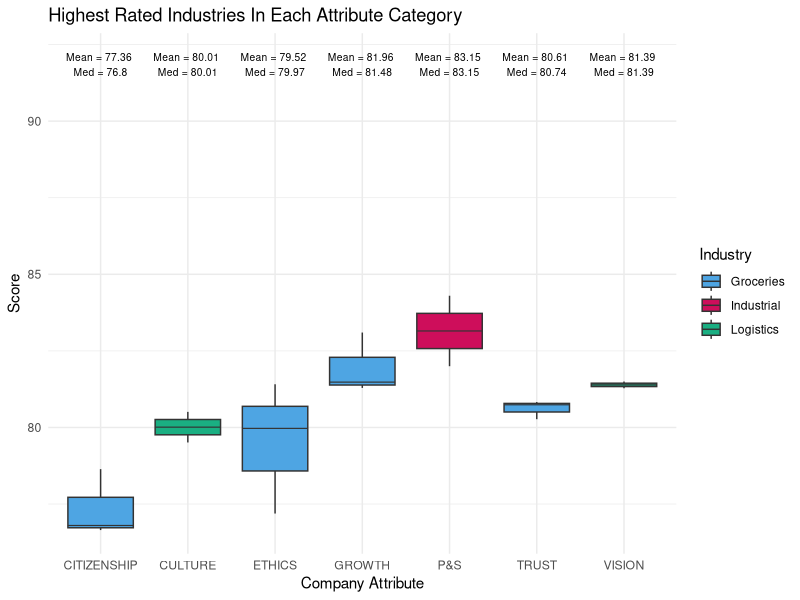
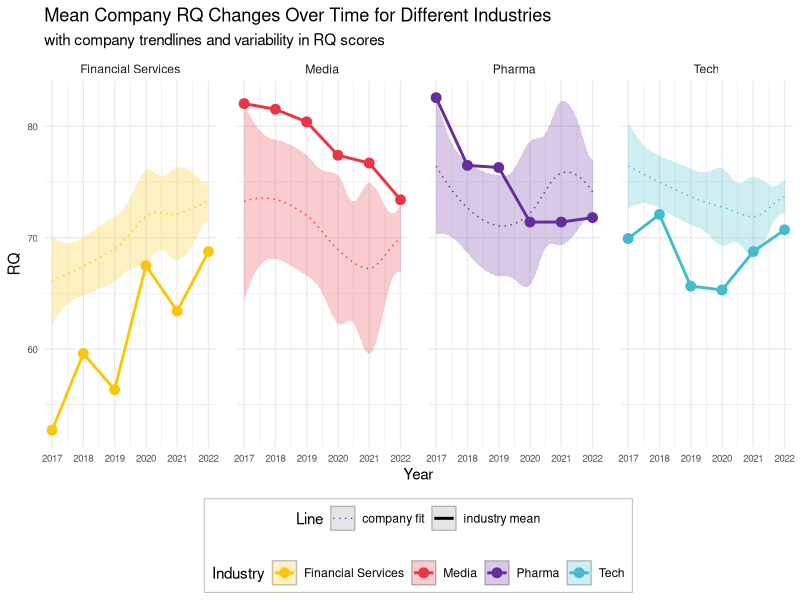

The R source for these figures, in order:
## ---- chunk 1
#| label: load-packages and data
#| include: false

library(tidyverse)

poll <- read.csv("data/polls.csv")
reputation <- read.csv("data/reputation.csv")
## ---- chunk 2
reputation1 <- reputation |>
  group_by(industry, name) |>
  mutate(avg_score = mean(score))
reputation2 <- reputation1 |>
  group_by(name) |>
  mutate(maxavg = max(avg_score))

#used to confirm which industries were the highest scored in each category
overview <- reputation1 |>
  group_by(name) |>
  slice(which.max(avg_score))

#creating dataframes for each attribute based on which industry had the highest average
citizenship <- reputation2 |>
  group_by(name) |>
  filter(name == "CITIZENSHIP" & avg_score == maxavg)
culture <- reputation2 |>
  group_by(name) |>
  filter(name == "CULTURE" & avg_score == maxavg)
ethics <- reputation2 |>
  group_by(name) |>
  filter(name == "ETHICS" & avg_score == maxavg)
growth <- reputation2 |>
  group_by(name) |>
  filter(name == "GROWTH" & avg_score == maxavg)
ps <- reputation2 |>
  group_by(name) |>
  filter(name == "P&S" & avg_score == maxavg)
trust <- reputation2 |>
  group_by(name) |>
  filter(name == "TRUST" & avg_score == maxavg)
vision <- reputation2 |>
  group_by(name) |>
  filter(name == "VISION" & avg_score == maxavg)

final <- rbind(citizenship, culture, ethics, growth, ps, trust, vision)

#making visualization
get_box_stats <- function(y, upper_limit = max(final$score) * 1.15) {
  return(data.frame(
    y = 0.95 * upper_limit,
    label = paste(
      "Mean =", round(mean(y), 2), "\n",
      "Med =", round(median(y), 2), "\n"
    )
  ))
}
ggplot(final, aes(x = name, y = score, fill = industry)) +
  geom_boxplot(fatten = 0.8) +
  labs(title = "Highest Rated Industries In Each Attribute Category", x = "Company Attribute", y = "Score", fill = "Industry") +
  scale_fill_manual(values = c("#4ea5e3", "#ce0e5b", "#1aaf82")) +
  stat_summary(fun.data = get_box_stats, geom = "text", hjust = 0.5, vjust = 0.9, size = 2.6) +
  theme_minimal() 
## ---- chunk 3
#| label: question 2 vizualization 2
#| message: false
#| warning: false

# data set with company, rq, and year for years before 2022
before22_poll <- poll |>
  select(company, rq, year, industry) |>
  drop_na(rq)

# data set with company, rq, and year for 2022
`2022_poll` <- poll |>
  select(company, `X2022_rq`) |>
  drop_na(`X2022_rq`) |>
  pivot_longer(
    cols = `X2022_rq`,
    names_to = "year",
    values_to = "rq"
  ) |>
  mutate(year = parse_number(year))

# combine into new dataset
new_poll <- full_join(before22_poll, `2022_poll`, by = c("company", "rq", "year"))

`17_rq` <- new_poll |>
  filter(year == 2017) |>
  select(company, rq) |>
  rename("start_rq" = "rq")

`22_rq` <- new_poll |>
  filter(year == 2022) |>
  select(company, rq) |>
  rename("end_rq" = "rq")

rq_change <- new_poll |>
  select(company, industry) |>
  distinct(company) |>
  right_join(`17_rq`, by = "company") |>
  right_join(`22_rq`, by = "company") |>
  mutate(rq_change = end_rq - start_rq) |>
  distinct(company, .keep_all = TRUE) |> 
  select(company, rq_change) |>
  drop_na(rq_change)

top3_rq <- rq_change |>
  arrange(rq_change) |>
  slice_head(n = 3)

last3_rq <- rq_change |>
  arrange(rq_change) |>
  slice_tail(n = 3)

companies <- c("Samsung", "Goldman Sachs", "Wells Fargo & Company",
               "Facebook", "Johnson & Johnson", "The Walt Disney Company")
industries <- c("Tech", "Media", "Pharma", "Financial Services")

line_data <- new_poll |> filter(company %in% companies) |>
    mutate(industry = case_when(company == "Samsung" ~ "Tech",
                                company == "The Walt Disney Company" ~ "Media",
                                company == "Johnson & Johnson" ~  "Pharma",
                                company == "Goldman Sachs" ~ "Financial Services",
                                company == "Wells Fargo & Company" ~ "Financial Services",
                                company == "Facebook" ~  "Tech")) |>
    group_by(industry, year) |>
    summarize(mean_rq = mean(rq), .groups = "drop")


  
new_poll <- new_poll |>
  mutate(industry = case_when(
    company == "Apple" ~ "Tech",
    company == "American Express" ~ "Financial Services",
    company == "Bank of America" ~ "Financial Services",
    company == "Citigroup" ~ "Financial Services",
    company == "Comcast" ~ "Media",
    company == "Dell" ~ "Tech",
    company == "Electronic Arts, Inc." ~ "Tech",
    company == "Facebook" ~ "Tech",
    company == "Fox Corporation" ~ "Media",
    company == "Goldman Sachs" ~ "Financial Services",
    company == "Google" ~ "Tech",
    company == "IBM" ~ "Tech",
    company == "Johnson & Johnson" ~ "Pharma",
    company == "JPMorgan Chase & Co." ~ "Financial Services",
    company == "LG Corporation" ~ "Tech",
    company == "Microsoft" ~ "Tech",
    company == "Netflix" ~ "Tech",
    company == "Pfizer" ~ "Pharma",
    company == "Robinhood" ~ "Tech",
    company == "Samsung" ~ "Tech",
    company == "Sony" ~ "Tech",
    company == "Spotify" ~ "Media",
    company == "State Farm Insurance" ~ "Financial Services",
    company == "The Walt Disney Company" ~ "Media",
    company == "TikTok" ~ "Tech",
    company == "Twitter" ~ "Tech",
    company == "Uber" ~ "Tech",
    company == "USAA" ~ "Financial Services",
    company == "Wells Fargo & Company" ~ "Financial Services",
    TRUE ~ industry
  ))

new_poll |> 
  filter(industry %in% industries) |>
  ggplot(aes(x = year, y = rq, group = industry, color = industry)) +
  geom_smooth(method = 'loess',
              alpha = 0.25,
              show.legend = TRUE,
              linewidth = 0.5,
              aes(fill = industry, color = industry, linetype = "company fit")) +
    geom_line(data = line_data, aes(x = year, y = mean_rq, group = industry, color = industry, linetype = "industry mean"), linewidth = 1) +
  facet_wrap(~ industry, ncol = 4) +
   geom_point(data = line_data, aes(x = year, y = mean_rq), size = 3) +
    theme_minimal() +
  labs(title = "Mean Company RQ Changes Over Time for Different Industries",
       y = "RQ",
       x = "Year",
       color = "Industry",
       fill = "Industry",
       subtitle = "with company trendlines and variability in RQ scores",
       linetype = "Line") +
  scale_color_viridis_d() + 
  scale_color_manual(values = c("#F9C80E", "#EA3546", "#662E9B", "#43BCCD")) +
  scale_fill_manual(values = c("#F9C80E", "#EA3546", "#662E9B", "#43BCCD") )+
  theme(legend.position = "bottom",
        axis.text = element_text(size = 7),
        panel.spacing=unit(1,"lines"),
        legend.direction = "horizontal",
        legend.box = "vertical",
        legend.box.background = element_rect(color = "grey"),
        legend.key=element_rect(colour="grey")
        ) +
  scale_linetype_manual(values = c("dotted", "solid"))

